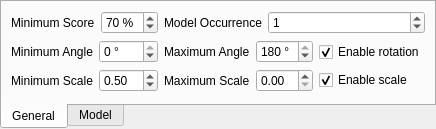
<ui version="4.0" >
 <class>CSearchParamsGuiComp</class>
 <widget class="QWidget" name="CSearchParamsGuiComp" >
  <property name="geometry" >
   <rect>
    <x>0</x>
    <y>0</y>
    <width>418</width>
    <height>118</height>
   </rect>
  </property>
  <property name="windowTitle" >
   <string>Form</string>
  </property>
  <layout class="QVBoxLayout" >
   <property name="spacing" >
    <number>6</number>
   </property>
   <property name="margin" >
    <number>0</number>
   </property>
   <item>
    <widget class="QTabWidget" name="tabWidget" >
     <property name="enabled" >
      <bool>true</bool>
     </property>
     <property name="sizePolicy" >
      <sizepolicy vsizetype="Preferred" hsizetype="Expanding" >
       <horstretch>0</horstretch>
       <verstretch>0</verstretch>
      </sizepolicy>
     </property>
     <property name="focusPolicy" >
      <enum>Qt::TabFocus</enum>
     </property>
     <property name="tabPosition" >
      <enum>QTabWidget::South</enum>
     </property>
     <property name="currentIndex" >
      <number>0</number>
     </property>
     <widget class="QWidget" name="tab" >
      <attribute name="title" >
       <string>General</string>
      </attribute>
      <layout class="QGridLayout" >
       <item row="0" column="0" >
        <widget class="QLabel" name="label" >
         <property name="sizePolicy" >
          <sizepolicy vsizetype="Preferred" hsizetype="Maximum" >
           <horstretch>0</horstretch>
           <verstretch>0</verstretch>
          </sizepolicy>
         </property>
         <property name="toolTip" >
          <string>Sets the acceptance level for the score. &#xd;
An occurrence will be returned only if the match score &#xd;
between the target and the model is greater than or equal to this level.&#xd;
The score is a measure, as a percentage, &#xd;
of the presence and fit of the model's active edges in the occurrence. &#xd;
Using Advanced/Fit Error Weight, you can specify how much the fit influences the score.</string>
         </property>
         <property name="whatsThis" >
          <string>Sets the acceptance level for the score. &#xd;
An occurrence will be returned only if the match score &#xd;
between the target and the model is greater than or equal to this level.&#xd;
The score is a measure, as a percentage, &#xd;
of the presence and fit of the model's active edges in the occurrence. &#xd;
Using Advanced/Fit Error Weight, you can specify how much the fit influences the score.</string>
         </property>
         <property name="text" >
          <string>Minimum Score</string>
         </property>
        </widget>
       </item>
       <item row="0" column="1" >
        <widget class="QSpinBox" name="m_spinMinimumScore" >
         <property name="sizePolicy" >
          <sizepolicy vsizetype="Fixed" hsizetype="Maximum" >
           <horstretch>0</horstretch>
           <verstretch>0</verstretch>
          </sizepolicy>
         </property>
         <property name="toolTip" >
          <string>Sets the acceptance level for the score. &#xd;
An occurrence will be returned only if the match score &#xd;
between the target and the model is greater than or equal to this level.&#xd;
The score is a measure, as a percentage, &#xd;
of the presence and fit of the model's active edges in the occurrence. &#xd;
Using Advanced/Fit Error Weight, you can specify how much the fit influences the score.</string>
         </property>
         <property name="whatsThis" >
          <string>Sets the acceptance level for the score. &#xd;
An occurrence will be returned only if the match score &#xd;
between the target and the model is greater than or equal to this level.&#xd;
The score is a measure, as a percentage, &#xd;
of the presence and fit of the model's active edges in the occurrence. &#xd;
Using Advanced/Fit Error Weight, you can specify how much the fit influences the score.</string>
         </property>
         <property name="suffix" >
          <string> %</string>
         </property>
         <property name="prefix" >
          <string/>
         </property>
         <property name="maximum" >
          <number>100</number>
         </property>
         <property name="singleStep" >
          <number>5</number>
         </property>
         <property name="value" >
          <number>70</number>
         </property>
        </widget>
       </item>
       <item row="0" column="2" >
        <widget class="QLabel" name="label_2" >
         <property name="toolTip" >
          <string>Sets the number of occurrences for which to search.</string>
         </property>
         <property name="whatsThis" >
          <string>Sets the number of occurrences for which to search.</string>
         </property>
         <property name="text" >
          <string>Model Occurrence</string>
         </property>
        </widget>
       </item>
       <item row="0" column="3" colspan="2" >
        <widget class="QSpinBox" name="m_spinModelNumber" >
         <property name="toolTip" >
          <string>Sets the number of occurrences for which to search.</string>
         </property>
         <property name="whatsThis" >
          <string>Sets the number of occurrences for which to search.</string>
         </property>
         <property name="specialValueText" >
          <string>All</string>
         </property>
         <property name="minimum" >
          <number>-1</number>
         </property>
         <property name="maximum" >
          <number>1000</number>
         </property>
         <property name="singleStep" >
          <number>1</number>
         </property>
         <property name="value" >
          <number>1</number>
         </property>
        </widget>
       </item>
       <item row="1" column="0" colspan="2" >
        <layout class="QGridLayout" >
         <item row="0" column="0" >
          <widget class="QLabel" name="label_3" >
           <property name="text" >
            <string>Minimum Angle</string>
           </property>
          </widget>
         </item>
         <item row="0" column="1" >
          <widget class="QSpinBox" name="m_spinMinimumAngle" >
           <property name="toolTip" >
            <string>Defines the start rotation angle of the angle range.</string>
           </property>
           <property name="statusTip" >
            <string/>
           </property>
           <property name="whatsThis" >
            <string>Defines the start rotation angle of the angle range.</string>
           </property>
           <property name="suffix" >
            <string> °</string>
           </property>
           <property name="minimum" >
            <number>-180</number>
           </property>
           <property name="maximum" >
            <number>0</number>
           </property>
          </widget>
         </item>
         <item row="1" column="0" >
          <widget class="QLabel" name="label_6" >
           <property name="sizePolicy" >
            <sizepolicy vsizetype="Preferred" hsizetype="Maximum" >
             <horstretch>0</horstretch>
             <verstretch>0</verstretch>
            </sizepolicy>
           </property>
           <property name="toolTip" >
            <string>Sets the minimum scale for the search.</string>
           </property>
           <property name="whatsThis" >
            <string>Sets the minimum scale for the search.</string>
           </property>
           <property name="text" >
            <string>Minimum Scale</string>
           </property>
          </widget>
         </item>
         <item row="1" column="1" >
          <widget class="QDoubleSpinBox" name="m_spinMinimumScale" >
           <property name="toolTip" >
            <string>Sets the minimum scale for the search.</string>
           </property>
           <property name="whatsThis" >
            <string>Sets the minimum scale for the search.</string>
           </property>
           <property name="minimum" >
            <double>0.010000000000000</double>
           </property>
           <property name="maximum" >
            <double>10.000000000000000</double>
           </property>
           <property name="singleStep" >
            <double>0.100000000000000</double>
           </property>
           <property name="value" >
            <double>0.500000000000000</double>
           </property>
          </widget>
         </item>
        </layout>
       </item>
       <item row="1" column="2" colspan="2" >
        <layout class="QGridLayout" >
         <item row="0" column="0" >
          <widget class="QLabel" name="label_4" >
           <property name="text" >
            <string>Maximum Angle</string>
           </property>
          </widget>
         </item>
         <item row="0" column="1" >
          <widget class="QSpinBox" name="m_spinMaximumAngle" >
           <property name="toolTip" >
            <string>Defines the stop rotation angle of the angle range.</string>
           </property>
           <property name="whatsThis" >
            <string>Defines the stop rotation angle of the angle range.</string>
           </property>
           <property name="suffix" >
            <string> °</string>
           </property>
           <property name="minimum" >
            <number>0</number>
           </property>
           <property name="maximum" >
            <number>180</number>
           </property>
           <property name="value" >
            <number>180</number>
           </property>
          </widget>
         </item>
         <item row="1" column="0" >
          <widget class="QLabel" name="label_5" >
           <property name="toolTip" >
            <string>Sets the maximum scale for the search.</string>
           </property>
           <property name="whatsThis" >
            <string>Sets the maximum scale for the search.</string>
           </property>
           <property name="text" >
            <string>Maximum Scale</string>
           </property>
          </widget>
         </item>
         <item row="1" column="1" >
          <widget class="QDoubleSpinBox" name="m_spinMaximumScale" >
           <property name="toolTip" >
            <string>Sets the maximum scale for the search.</string>
           </property>
           <property name="whatsThis" >
            <string>Sets the maximum scale for the search.</string>
           </property>
           <property name="decimals" >
            <number>2</number>
           </property>
           <property name="minimum" >
            <double>0.000000000000000</double>
           </property>
           <property name="maximum" >
            <double>10.000000000000000</double>
           </property>
           <property name="singleStep" >
            <double>0.100000000000000</double>
           </property>
           <property name="value" >
            <double>0.000000000000000</double>
           </property>
          </widget>
         </item>
        </layout>
       </item>
       <item row="1" column="4" >
        <layout class="QVBoxLayout" >
         <item>
          <widget class="QCheckBox" name="m_checkEnableRotation" >
           <property name="enabled" >
            <bool>true</bool>
           </property>
           <property name="toolTip" >
            <string>Sets whether to perform calculations specific to angular-range search strategies. &#xd;
Typically, to search for models within their specified angular range [Minimum Angle, Maximum Angle] in the target, &#xd;
calculations specific to angular-range search strategies should be enabled for the context. &#xd;
Disabling these calculations might speed up the search depending on the model and the target. &#xd;
Note that rotation must be enabled to search for rotation-invariant non-synthetic models &#xd;
(for example, an image-type model of a circle). &#xd;
Also note that candidates can only be returned as occurrences &#xd;
if found within the angular range specified for their model. &#xd;
Therefore, whether you enable or disable the calculation, &#xd;
you can restrict which candidates are returned as occurrences by narrowing the angular range.</string>
           </property>
           <property name="whatsThis" >
            <string>Sets whether to perform calculations specific to angular-range search strategies. &#xd;
Typically, to search for models within their specified angular range [Minimum Angle, Maximum Angle] in the target, &#xd;
calculations specific to angular-range search strategies should be enabled for the context. &#xd;
Disabling these calculations might speed up the search depending on the model and the target. &#xd;
Note that rotation must be enabled to search for rotation-invariant non-synthetic models &#xd;
(for example, an image-type model of a circle). &#xd;
Also note that candidates can only be returned as occurrences &#xd;
if found within the angular range specified for their model. &#xd;
Therefore, whether you enable or disable the calculation, &#xd;
you can restrict which candidates are returned as occurrences by narrowing the angular range.</string>
           </property>
           <property name="text" >
            <string>Enable rotation</string>
           </property>
           <property name="checked" >
            <bool>true</bool>
           </property>
          </widget>
         </item>
         <item>
          <widget class="QCheckBox" name="m_checkEnableScale" >
           <property name="enabled" >
            <bool>true</bool>
           </property>
           <property name="toolTip" >
            <string>Sets whether to perform calculations specific to scale-range search strategies.&#xd;
Typically, to search for models within their specified scale range (Adavanced/Nominal Scale x Minimum Scale) to (Adavanced/Nominal Scale x Maximum Scale) in the target, &#xd;
calculations specific to scale-range search strategies should be enabled for the context. &#xd;
These calculations are not required to search for models at their nominal scale. &#xd;
In addition, if you expect that the occurrences sought are close to their model's nominal scale, &#xd;
you can try disabling these calculations to see if Model Finder can still find the required occurrences. Disabling these calculations might speed up the search depending on the model and the target. &#xd;
Note that candidates can only be returned as occurrences if found within the scale range specified for their model. &#xd;
Therefore, whether you enable or disable the calculation, you can restrict which candidates are returned as occurrences by narrowing the scale range.</string>
           </property>
           <property name="whatsThis" >
            <string>Sets whether to perform calculations specific to scale-range search strategies.&#xd;
Typically, to search for models within their specified scale range (Adavanced/Nominal Scale x Minimum Scale) to (Adavanced/Nominal Scale x Maximum Scale) in the target, &#xd;
calculations specific to scale-range search strategies should be enabled for the context. &#xd;
These calculations are not required to search for models at their nominal scale. &#xd;
In addition, if you expect that the occurrences sought are close to their model's nominal scale, &#xd;
you can try disabling these calculations to see if Model Finder can still find the required occurrences. Disabling these calculations might speed up the search depending on the model and the target. &#xd;
Note that candidates can only be returned as occurrences if found within the scale range specified for their model. &#xd;
Therefore, whether you enable or disable the calculation, you can restrict which candidates are returned as occurrences by narrowing the scale range.</string>
           </property>
           <property name="text" >
            <string>Enable scale</string>
           </property>
           <property name="checked" >
            <bool>true</bool>
           </property>
          </widget>
         </item>
        </layout>
       </item>
      </layout>
     </widget>
     <widget class="QWidget" name="tab_2" >
      <attribute name="title" >
       <string>Model</string>
      </attribute>
      <layout class="QVBoxLayout" >
       <property name="spacing" >
        <number>6</number>
       </property>
       <property name="margin" >
        <number>9</number>
       </property>
       <item>
        <widget class="QFrame" name="ModelFrame" >
         <property name="frameShape" >
          <enum>QFrame::NoFrame</enum>
         </property>
         <property name="frameShadow" >
          <enum>QFrame::Raised</enum>
         </property>
        </widget>
       </item>
      </layout>
     </widget>
    </widget>
   </item>
  </layout>
 </widget>
 <resources/>
 <connections>
  <connection>
   <sender>m_checkEnableRotation</sender>
   <signal>toggled(bool)</signal>
   <receiver>m_spinMinimumAngle</receiver>
   <slot>setEnabled(bool)</slot>
   <hints>
    <hint type="sourcelabel" >
     <x>79</x>
     <y>176</y>
    </hint>
    <hint type="destinationlabel" >
     <x>130</x>
     <y>82</y>
    </hint>
   </hints>
  </connection>
  <connection>
   <sender>m_checkEnableRotation</sender>
   <signal>toggled(bool)</signal>
   <receiver>m_spinMaximumAngle</receiver>
   <slot>setEnabled(bool)</slot>
   <hints>
    <hint type="sourcelabel" >
     <x>28</x>
     <y>178</y>
    </hint>
    <hint type="destinationlabel" >
     <x>114</x>
     <y>108</y>
    </hint>
   </hints>
  </connection>
  <connection>
   <sender>m_checkEnableScale</sender>
   <signal>toggled(bool)</signal>
   <receiver>m_spinMinimumScale</receiver>
   <slot>setEnabled(bool)</slot>
   <hints>
    <hint type="sourcelabel" >
     <x>144</x>
     <y>177</y>
    </hint>
    <hint type="destinationlabel" >
     <x>328</x>
     <y>29</y>
    </hint>
   </hints>
  </connection>
  <connection>
   <sender>m_checkEnableScale</sender>
   <signal>toggled(bool)</signal>
   <receiver>m_spinMaximumScale</receiver>
   <slot>setEnabled(bool)</slot>
   <hints>
    <hint type="sourcelabel" >
     <x>122</x>
     <y>183</y>
    </hint>
    <hint type="destinationlabel" >
     <x>305</x>
     <y>53</y>
    </hint>
   </hints>
  </connection>
 </connections>
</ui>
